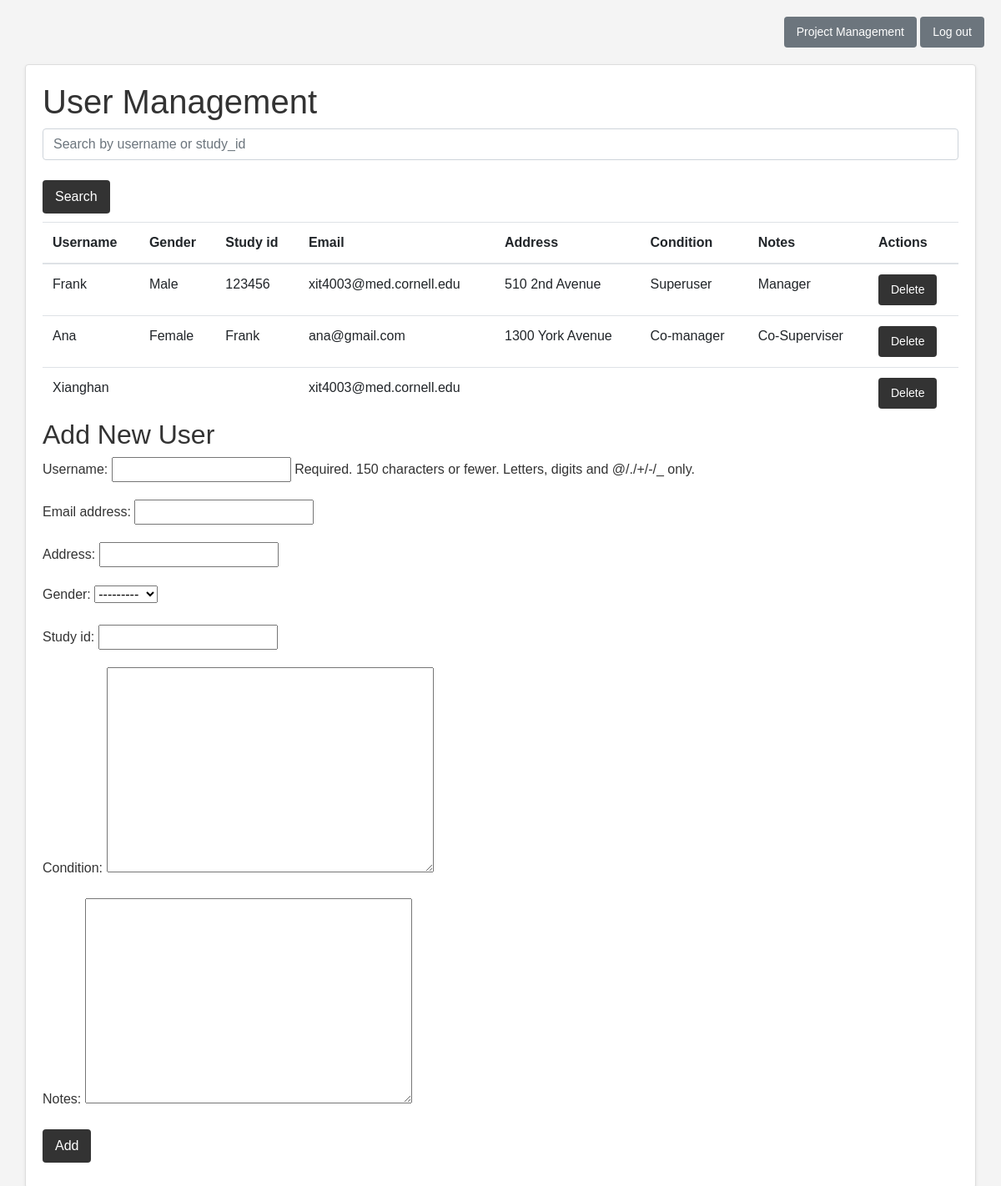
The app's page /users/ (signed in), older data.
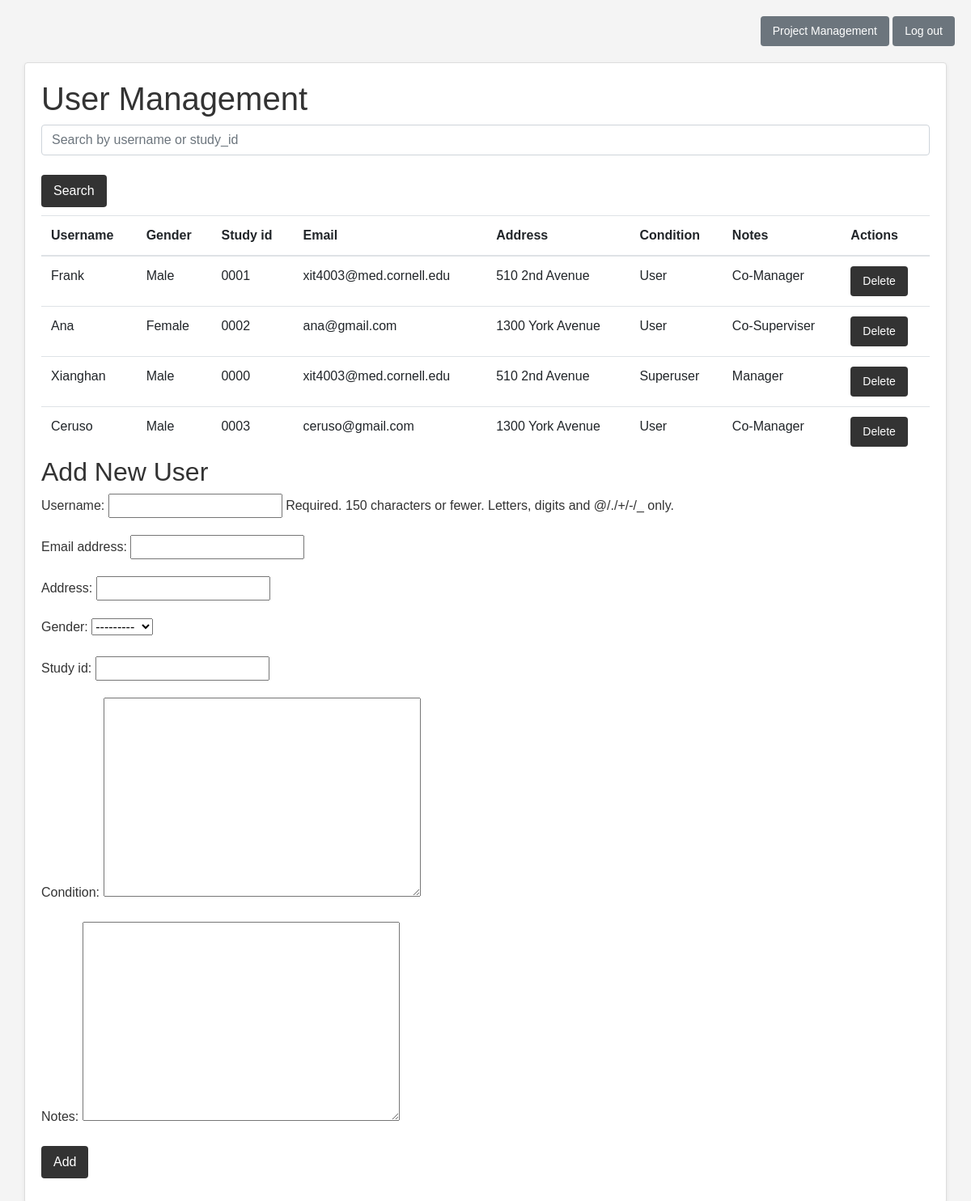
The same page, newer data.
### projects/models.py (models this page shows)
class CustomUser(AbstractUser):
    GENDER_CHOICES = (
        ('Male', 'Male'),
        ('Female', 'Female'),
        ('Other', 'Other'),
    )
    address = models.CharField(max_length=255)
    gender = models.CharField(max_length=10, choices=GENDER_CHOICES)
    study_id = models.CharField(max_length=50)
    condition = models.TextField()
    notes = models.TextField()

### projects/views.py (the view)
# urls.py: path('users/', views.user_management, name='user_management'),
@login_required
def user_management(request):
    if request.method == 'POST':
        form = CustomUserForm(request.POST)
        if form.is_valid():
            form.save()
            return redirect('user_management')
    else:
        form = CustomUserForm()
    query = request.GET.get('search', '')
    if query:
        users = CustomUser.objects.filter(Q(username__icontains=query) | Q(study_id__icontains=query))
    else:
        users = CustomUser.objects.all()
    context = {
        'form': form,
        'users': users
    }
    return render(request, 'user_management.html', context)

### projects/forms.py
class CustomUserForm(forms.ModelForm):
    class Meta:
        model = CustomUser
        fields = ['username', 'email', 'address', 'gender', 'study_id', 'condition', 'notes']

### projects/templates/user_management.html (shortened to what this page needs)
<!DOCTYPE html>
<html lang="en">
<head>
    <link rel="stylesheet" href="https://maxcdn.bootstrapcdn.com/bootstrap/4.5.2/css/bootstrap.min.css">
    {% load static %}
    <link rel="stylesheet" href="{% static 'css/user_management.css' %}">
</head>
<body>
<div class="header-links">
    <a href="{% url 'project_list' %}" class="btn btn-secondary btn-sm">Project Management</a>
    <a href="{% url 'login' %}" class="btn btn-secondary btn-sm">Log out</a>
</div>
<div class="container">
<h1>User Management</h1>
<form method="get" class="form-group">
    <input type="text" name="search" placeholder="Search by username or study_id" class="form-control">
    <br>
    <button type="submit" class="btn btn-info">Search</button>
</form>
<table class="table table-hover">
    <thead>
        <tr>
            <th>Username</th>
            <th>Gender</th>
            <th>Study id</th>
            <th>Email</th>
            <th>Address</th>
            <th>Condition</th>
            <th>Notes</th>
            <th>Actions</th>
        </tr>
    </thead>
    <tbody>
        {% for user in users %}
            <tr>
                <td>{{ user.username }}</td>
                <td>{{ user.gender }}</td>
                <td>{{ user.study_id }}</td>
                <td>{{ user.email }}</td>
                <td>{{ user.address }}</td>
                <td>{{ user.condition }}</td>
                <td>{{ user.notes }}</td>
                <td>
                    <a href="{% url 'delete_user' user.id %}" class="btn btn-danger btn-sm" onclick="return confirm('Are you sure you want to delete this user?')">Delete</a>
                </td>
            </tr>
        {% endfor %}
    </tbody>
</table>
    <h2>Add New User</h2>
    <form method="post" class="form-group">
        {{ form.as_p }}
        <button type="submit" class="btn btn-info">Add</button>
    </form>
</div>
</body>
</html>

### static/css/user_management.css (style rules this page uses)
body { font-family: 'Arial', sans-serif; background-color: #f4f4f4; color: #333; margin: 0; padding: 20px; }
.header-links { text-align: right; margin-bottom: 20px; }
.container { background-color: #fff; border: 1px solid #ddd; border-radius: .25rem; box-shadow: 0 .125rem .25rem rgba(0,0,0,.075); padding: 20px; margin-bottom: 20px; }
.table { margin-bottom: 0; }
.btn-info { background-color: #333; }
.btn-danger { background-color: #333; }
.form-group { margin-bottom: 10px; }
.btn { cursor: pointer; padding: 8px 15px; border-radius: 4px; border: none; color: white; }

Row changes from the older to the newer data that the page shows:
changed CustomUser "Frank": study_id "123456" → "0001"; condition "Superuser" → "User"; notes "Manager" → "Co-Manager"
changed CustomUser "Ana": study_id "Frank" → "0002"; condition "Co-manager" → "User"
changed CustomUser "Xianghan": gender (not shown) → "Male"; study_id (not shown) → "0000"; address (not shown) → "510 2nd Avenue"; condition (not shown) → "Superuser"; notes (not shown) → "Manager"
added CustomUser: username "Ceruso", gender "Male", study_id "0003", email "ceruso@gmail.com", address "1300 York Avenue", condition "User", notes "Co-Manager"
